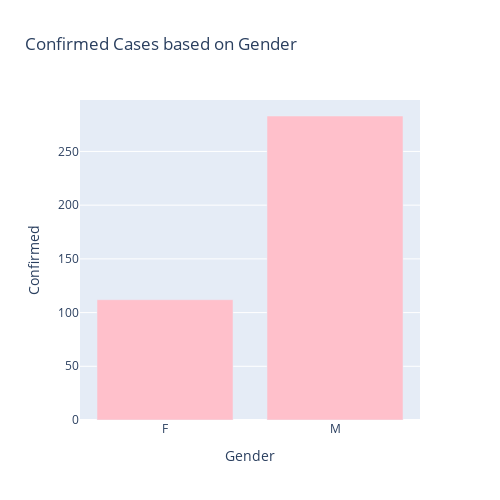

Source (notebook cell):
### Code cell
genderGrp=rawCases.groupby(by='Gender').size().reset_index(name='count')
genderGrp=genderGrp.rename(columns={'count':'Confirmed'})


px.bar(
    genderGrp,
    x = "Gender",
    y = "Confirmed",
    title= "Confirmed Cases based on Gender", # the axis names
    color_discrete_sequence=["pink"], 
    height=500,
    width=500
)

### Figure 1 — Plotly figure (JSON) as saved in the notebook; plotly's stock layout.template omitted (floating-point values rounded to 4 significant figures)
{"data": [{"alignmentgroup": "True", "hovertemplate": "Gender=%{x}<br>Confirmed=%{y}<extra></extra>", "legendgroup": "", "marker": {"color": "pink"}, "name": "", "offsetgroup": "", "orientation": "v", "showlegend": false, "textposition": "auto", "type": "bar", "x": ["F", "M"], "xaxis": "x", "y": [112, 283], "yaxis": "y"}], "layout": {"barmode": "relative", "height": 500, "legend": {"tracegroupgap": 0}, "title": {"text": "Confirmed Cases based on Gender"}, "width": 500, "xaxis": {"anchor": "y", "domain": [0, 1], "title": {"text": "Gender"}}, "yaxis": {"anchor": "x", "domain": [0, 1], "title": {"text": "Confirmed"}}}}
